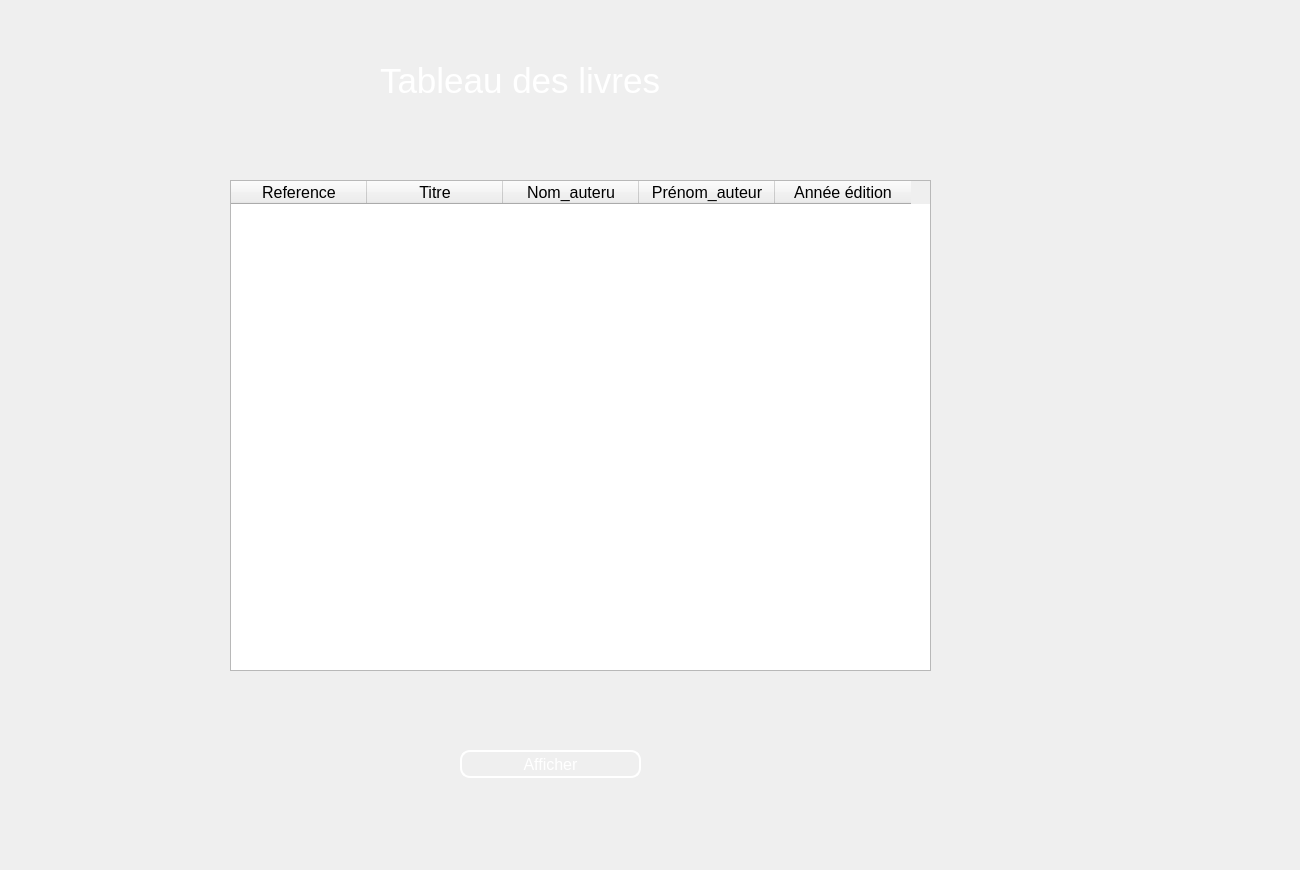
<?xml version="1.0" encoding="UTF-8"?>
<ui version="4.0">
 <class>affichage_livre</class>
 <widget class="QWidget" name="affichage_livre">
  <property name="geometry">
   <rect>
    <x>0</x>
    <y>0</y>
    <width>1300</width>
    <height>870</height>
   </rect>
  </property>
  <property name="windowTitle">
   <string>Form</string>
  </property>
  <property name="styleSheet">
   <string notr="true"/>
  </property>
  <widget class="QLabel" name="label">
   <property name="geometry">
    <rect>
     <x>-10</x>
     <y>0</y>
     <width>1300</width>
     <height>870</height>
    </rect>
   </property>
   <property name="text">
    <string/>
   </property>
   <property name="pixmap">
    <pixmap resource="ressources.qrc">:/ressources/23.jpg</pixmap>
   </property>
   <property name="scaledContents">
    <bool>true</bool>
   </property>
  </widget>
  <widget class="QTableWidget" name="tableWidget">
   <property name="geometry">
    <rect>
     <x>230</x>
     <y>180</y>
     <width>701</width>
     <height>491</height>
    </rect>
   </property>
   <property name="font">
    <font>
     <pointsize>12</pointsize>
    </font>
   </property>
   <property name="styleSheet">
    <string notr="true"/>
   </property>
   <attribute name="horizontalHeaderDefaultSectionSize">
    <number>136</number>
   </attribute>
   <column>
    <property name="text">
     <string>Reference</string>
    </property>
   </column>
   <column>
    <property name="text">
     <string>Titre</string>
    </property>
   </column>
   <column>
    <property name="text">
     <string>Nom_auteru</string>
    </property>
   </column>
   <column>
    <property name="text">
     <string>Prénom_auteur</string>
    </property>
   </column>
   <column>
    <property name="text">
     <string>Année édition</string>
    </property>
   </column>
  </widget>
  <widget class="QLabel" name="label_2">
   <property name="geometry">
    <rect>
     <x>380</x>
     <y>50</y>
     <width>641</width>
     <height>61</height>
    </rect>
   </property>
   <property name="font">
    <font>
     <pointsize>26</pointsize>
    </font>
   </property>
   <property name="styleSheet">
    <string notr="true">background:transparent;
color: rgb(255, 255, 255);

border-radius:10px</string>
   </property>
   <property name="text">
    <string>Tableau des livres</string>
   </property>
  </widget>
  <widget class="QPushButton" name="pushButton">
   <property name="geometry">
    <rect>
     <x>460</x>
     <y>750</y>
     <width>181</width>
     <height>28</height>
    </rect>
   </property>
   <property name="font">
    <font>
     <pointsize>12</pointsize>
    </font>
   </property>
   <property name="styleSheet">
    <string notr="true">
color: rgb(255, 255, 255);
border:2px solid white;
border-radius:10px</string>
   </property>
   <property name="text">
    <string>Afficher</string>
   </property>
  </widget>
  <zorder>label</zorder>
  <zorder>tableWidget</zorder>
  <zorder>pushButton</zorder>
  <zorder>label_2</zorder>
 </widget>
 <resources>
  <include location="ressources.qrc"/>
 </resources>
 <connections/>
</ui>
